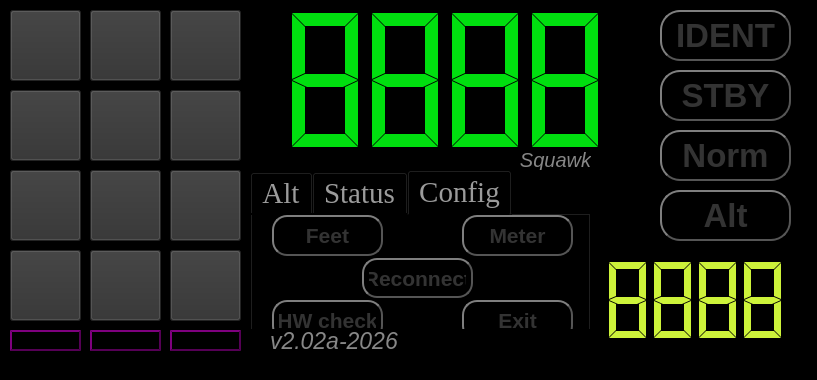
<?xml version="1.0" encoding="UTF-8"?>
<ui version="4.0">
 <class>MainWindow_port_new</class>
 <widget class="QMainWindow" name="MainWindow_port_new">
  <property name="geometry">
   <rect>
    <x>0</x>
    <y>0</y>
    <width>817</width>
    <height>380</height>
   </rect>
  </property>
  <property name="sizePolicy">
   <sizepolicy hsizetype="Fixed" vsizetype="Fixed">
    <horstretch>0</horstretch>
    <verstretch>0</verstretch>
   </sizepolicy>
  </property>
  <property name="minimumSize">
   <size>
    <width>805</width>
    <height>380</height>
   </size>
  </property>
  <property name="maximumSize">
   <size>
    <width>870</width>
    <height>380</height>
   </size>
  </property>
  <property name="windowTitle">
   <string>MainWindow</string>
  </property>
  <property name="styleSheet">
   <string notr="true">background-color: rgb(0,0,0);</string>
  </property>
  <property name="unifiedTitleAndToolBarOnMac">
   <bool>false</bool>
  </property>
  <widget class="QWidget" name="centralwidget">
   <widget class="QStackedWidget" name="stackedWidget">
    <property name="geometry">
     <rect>
      <x>0</x>
      <y>0</y>
      <width>821</width>
      <height>381</height>
     </rect>
    </property>
    <property name="styleSheet">
     <string notr="true"/>
    </property>
    <property name="currentIndex">
     <number>0</number>
    </property>
    <widget class="QWidget" name="page_2">
     <widget class="QPushButton" name="pushButton">
      <property name="geometry">
       <rect>
        <x>10</x>
        <y>10</y>
        <width>71</width>
        <height>71</height>
       </rect>
      </property>
      <property name="styleSheet">
       <string notr="true">
QPushButton {
    image: url(:/images/one.png); 
    background-image: url(:/images/one.png);  
    background-color: rgb(49, 49, 49);
}
QPushButton:pressed {
    image: url(:/images/one.png);
    background-image: url(:/images/one.png);
    background-color: rgb(224, 0, 0);
}</string>
      </property>
      <property name="text">
       <string/>
      </property>
     </widget>
     <widget class="QPushButton" name="pushButton_2">
      <property name="geometry">
       <rect>
        <x>90</x>
        <y>10</y>
        <width>71</width>
        <height>71</height>
       </rect>
      </property>
      <property name="styleSheet">
       <string notr="true">
QPushButton {
    image: url(:/images/two.png); 
    background-image: url(:/images/two.png);  
    background-color: rgb(49, 49, 49);
}
QPushButton:pressed {
    image: url(:/images/two.png);
    background-image: url(:/images/two.png);
    background-color: rgb(224, 0, 0);
}</string>
      </property>
      <property name="text">
       <string/>
      </property>
     </widget>
     <widget class="QPushButton" name="pushButton_3">
      <property name="geometry">
       <rect>
        <x>170</x>
        <y>10</y>
        <width>71</width>
        <height>71</height>
       </rect>
      </property>
      <property name="styleSheet">
       <string notr="true">
QPushButton {
    image: url(:/images/tree.png); 
    background-image: url(:/images/tree.png);  
    background-color: rgb(49, 49, 49);
}
QPushButton:pressed {
    image: url(:/images/tree.png);
    background-image: url(:/images/tree.png);
    background-color: rgb(224, 0, 0);
}</string>
      </property>
      <property name="text">
       <string/>
      </property>
     </widget>
     <widget class="QPushButton" name="pushButton_4">
      <property name="geometry">
       <rect>
        <x>10</x>
        <y>90</y>
        <width>71</width>
        <height>71</height>
       </rect>
      </property>
      <property name="styleSheet">
       <string notr="true">
QPushButton {
    image: url(:/images/fore.png); 
    background-image: url(:/images/fore.png);  
    background-color: rgb(49, 49, 49);
}
QPushButton:pressed {
    image: url(:/images/fore.png);
    background-image: url(:/images/fore.png);
    background-color: rgb(224, 0, 0);
}</string>
      </property>
      <property name="text">
       <string/>
      </property>
     </widget>
     <widget class="QPushButton" name="pushButton_5">
      <property name="geometry">
       <rect>
        <x>90</x>
        <y>90</y>
        <width>71</width>
        <height>71</height>
       </rect>
      </property>
      <property name="styleSheet">
       <string notr="true">
QPushButton {
    image: url(:/images/five.png); 
    background-image: url(:/images/five.png);  
    background-color: rgb(49, 49, 49);
}
QPushButton:pressed {
    image: url(:/images/five.png);
    background-image: url(:/images/five.png);
    background-color: rgb(224, 0, 0);
}</string>
      </property>
      <property name="text">
       <string/>
      </property>
     </widget>
     <widget class="QPushButton" name="pushButton_6">
      <property name="geometry">
       <rect>
        <x>170</x>
        <y>90</y>
        <width>71</width>
        <height>71</height>
       </rect>
      </property>
      <property name="styleSheet">
       <string notr="true">
QPushButton {
    image: url(:/images/six.png); 
    background-image: url(:/images/six.png);  
    background-color: rgb(49, 49, 49);
}
QPushButton:pressed {
    image: url(:/images/six.png);
    background-image: url(:/images/six.png);
    background-color: rgb(224, 0, 0);
}</string>
      </property>
      <property name="text">
       <string/>
      </property>
     </widget>
     <widget class="QPushButton" name="pushButton_7">
      <property name="geometry">
       <rect>
        <x>10</x>
        <y>170</y>
        <width>71</width>
        <height>71</height>
       </rect>
      </property>
      <property name="styleSheet">
       <string notr="true">
QPushButton {
    image: url(:/images/seven.png); 
    background-image: url(:/images/seven.png);  
    background-color: rgb(49, 49, 49);
}
QPushButton:pressed {
    image: url(:/images/seven.png);
    background-image: url(:/images/seven.png);
    background-color: rgb(224, 0, 0);
}</string>
      </property>
      <property name="text">
       <string/>
      </property>
     </widget>
     <widget class="QPushButton" name="pushButton_8">
      <property name="geometry">
       <rect>
        <x>90</x>
        <y>170</y>
        <width>71</width>
        <height>71</height>
       </rect>
      </property>
      <property name="styleSheet">
       <string notr="true">
QPushButton {
    image: url(:/images/eight.png); 
    background-image: url(:/images/eight.png);  
    background-color: rgb(49, 49, 49);
}
QPushButton:pressed {
    image: url(:/images/eight.png);
    background-image: url(:/images/eight.png);
    background-color: rgb(224, 0, 0);
}</string>
      </property>
      <property name="text">
       <string/>
      </property>
     </widget>
     <widget class="QPushButton" name="pushButton_9">
      <property name="geometry">
       <rect>
        <x>170</x>
        <y>170</y>
        <width>71</width>
        <height>71</height>
       </rect>
      </property>
      <property name="styleSheet">
       <string notr="true">
QPushButton {
    image: url(:/images/nine.png); 
    background-image: url(:/images/nine.png);  
    background-color: rgb(49, 49, 49);
}
QPushButton:pressed {
    image: url(:/images/nine.png);
    background-image: url(:/images/nine.png);
    background-color: rgb(224, 0, 0);
}</string>
      </property>
      <property name="text">
       <string/>
      </property>
     </widget>
     <widget class="QPushButton" name="pushButton_16">
      <property name="geometry">
       <rect>
        <x>10</x>
        <y>250</y>
        <width>71</width>
        <height>71</height>
       </rect>
      </property>
      <property name="font">
       <font>
        <bold>true</bold>
       </font>
      </property>
      <property name="styleSheet">
       <string notr="true">QPushButton {
    image: url(:/images/enter.png); 
    background-image: url(:/images/enter.png);  
    background-color: rgb(49, 49, 49);
}
QPushButton:pressed {
    image: url(:/images/enter.png);
    background-image: url(:/images/enter.png);
    background-color: rgb(224, 0, 0);
}</string>
      </property>
      <property name="text">
       <string/>
      </property>
     </widget>
     <widget class="QPushButton" name="pushButton_17">
      <property name="geometry">
       <rect>
        <x>90</x>
        <y>250</y>
        <width>71</width>
        <height>71</height>
       </rect>
      </property>
      <property name="styleSheet">
       <string notr="true">QPushButton {
    image: url(:/images/zero.png); 
    background-image: url(:/images/zero.png);  
    background-color: rgb(49, 49, 49);
}
QPushButton:pressed {
    image: url(:/images/zero.png);
    background-image: url(:/images/zero.png);
    background-color: rgb(224, 0, 0);
}</string>
      </property>
      <property name="text">
       <string/>
      </property>
     </widget>
     <widget class="QPushButton" name="pushButton_18">
      <property name="geometry">
       <rect>
        <x>170</x>
        <y>250</y>
        <width>71</width>
        <height>71</height>
       </rect>
      </property>
      <property name="styleSheet">
       <string notr="true">QPushButton {
    image: url(:/images/del.png); 
    background-image: url(:/images/del.png);  
    background-color: rgb(49, 49, 49);
}
QPushButton:pressed {
    image: url(:/images/del.png);
    background-image: url(:/images/del.png);
    background-color: rgb(224, 0, 0);
}</string>
      </property>
      <property name="text">
       <string/>
      </property>
     </widget>
     <widget class="QPushButton" name="pushButton_14">
      <property name="geometry">
       <rect>
        <x>10</x>
        <y>330</y>
        <width>71</width>
        <height>21</height>
       </rect>
      </property>
      <property name="font">
       <font>
        <pointsize>10</pointsize>
        <bold>true</bold>
       </font>
      </property>
      <property name="styleSheet">
       <string notr="true">QPushButton {
background-color: rgb(0, 0, 0);
border: 2px solid #505;
border-radius: 15px;
border-style: outset;
background: qradialgradient(
cx: 0.5, cy: -0.4, fx: 0.3, fy: -0.4,
radius: 1.35, stop: 0 #fff, stop: 1 #900
);
padding: 5px;
}


</string>
      </property>
      <property name="text">
       <string>Com. OK</string>
      </property>
     </widget>
     <widget class="QPushButton" name="pushButton_11">
      <property name="geometry">
       <rect>
        <x>90</x>
        <y>330</y>
        <width>71</width>
        <height>21</height>
       </rect>
      </property>
      <property name="font">
       <font>
        <pointsize>10</pointsize>
        <bold>true</bold>
       </font>
      </property>
      <property name="styleSheet">
       <string notr="true">QPushButton {
background-color: rgb(0, 0, 0);
border: 2px solid #505;
border-radius: 15px;
border-style: outset;
background: qradialgradient(
cx: 0.5, cy: -0.4, fx: 0.3, fy: -0.4,
radius: 1.35, stop: 0 #fff, stop: 1 #900
);
padding: 5px;
}


</string>
      </property>
      <property name="text">
       <string>Alt. OK</string>
      </property>
      <property name="checkable">
       <bool>false</bool>
      </property>
     </widget>
     <widget class="QTabWidget" name="tabWidget">
      <property name="geometry">
       <rect>
        <x>250</x>
        <y>170</y>
        <width>341</width>
        <height>161</height>
       </rect>
      </property>
      <property name="font">
       <font>
        <family>Times New Roman</family>
        <pointsize>22</pointsize>
       </font>
      </property>
      <property name="styleSheet">
       <string notr="true">color: rgb(155, 155, 155);
selection-color: rgb(253, 255, 135);

</string>
      </property>
      <property name="currentIndex">
       <number>2</number>
      </property>
      <widget class="QWidget" name="tab">
       <attribute name="title">
        <string>Alt</string>
       </attribute>
       <widget class="QLabel" name="label_2">
        <property name="geometry">
         <rect>
          <x>250</x>
          <y>100</y>
          <width>61</width>
          <height>21</height>
         </rect>
        </property>
        <property name="font">
         <font>
          <pointsize>22</pointsize>
          <italic>true</italic>
         </font>
        </property>
        <property name="styleSheet">
         <string notr="true">color: rgb(135,135,135);</string>
        </property>
        <property name="text">
         <string>Alt. ft.</string>
        </property>
       </widget>
       <widget class="QLCDNumber" name="lcdNumber_3">
        <property name="geometry">
         <rect>
          <x>0</x>
          <y>0</y>
          <width>331</width>
          <height>111</height>
         </rect>
        </property>
        <property name="styleSheet">
         <string notr="true">color: rgb(13, 255, 252);</string>
        </property>
        <property name="smallDecimalPoint">
         <bool>false</bool>
        </property>
        <property name="digitCount">
         <number>5</number>
        </property>
        <property name="segmentStyle">
         <enum>QLCDNumber::SegmentStyle::Flat</enum>
        </property>
        <property name="intValue" stdset="0">
         <number>88888</number>
        </property>
       </widget>
       <zorder>lcdNumber_3</zorder>
       <zorder>label_2</zorder>
      </widget>
      <widget class="QWidget" name="tab_2">
       <attribute name="title">
        <string>Status</string>
       </attribute>
       <widget class="QPlainTextEdit" name="plainTextEdit">
        <property name="geometry">
         <rect>
          <x>0</x>
          <y>0</y>
          <width>321</width>
          <height>121</height>
         </rect>
        </property>
        <property name="font">
         <font>
          <pointsize>14</pointsize>
         </font>
        </property>
        <property name="styleSheet">
         <string notr="true">color: rgb(238, 250, 255);</string>
        </property>
        <property name="verticalScrollBarPolicy">
         <enum>Qt::ScrollBarPolicy::ScrollBarAlwaysOn</enum>
        </property>
        <property name="readOnly">
         <bool>true</bool>
        </property>
        <property name="plainText">
         <string/>
        </property>
       </widget>
      </widget>
      <widget class="QWidget" name="tab_3">
       <attribute name="title">
        <string>Config</string>
       </attribute>
       <widget class="QPushButton" name="pushButton_19">
        <property name="geometry">
         <rect>
          <x>210</x>
          <y>85</y>
          <width>111</width>
          <height>41</height>
         </rect>
        </property>
        <property name="font">
         <font>
          <pointsize>16</pointsize>
          <bold>true</bold>
         </font>
        </property>
        <property name="styleSheet">
         <string notr="true">QPushButton {
color: #333;
border: 2px solid #555;
border-radius: 15px;
border-style: outset;
background: qradialgradient(
cx: 0.3, cy: -0.4, fx: 0.3, fy: -0.4,
radius: 1.35, stop: 0 #fff, stop: 1 #888
);
padding: 5px;
}

QPushButton:pressed {
    background-color: rgb(224, 0, 0);
    border-style: inset;
}</string>
        </property>
        <property name="text">
         <string>Exit</string>
        </property>
       </widget>
       <widget class="QPushButton" name="pushButton_off">
        <property name="geometry">
         <rect>
          <x>20</x>
          <y>85</y>
          <width>111</width>
          <height>41</height>
         </rect>
        </property>
        <property name="font">
         <font>
          <pointsize>16</pointsize>
          <bold>true</bold>
         </font>
        </property>
        <property name="styleSheet">
         <string notr="true">QPushButton {
color: #333;
border: 2px solid #555;
border-radius: 15px;
border-style: outset;
background: qradialgradient(
cx: 0.3, cy: -0.4, fx: 0.3, fy: -0.4,
radius: 1.35, stop: 0 #fff, stop: 1 #888
);
padding: 5px;
}

QPushButton:pressed {
    background-color: rgb(224, 0, 0);
    border-style: inset;
}</string>
        </property>
        <property name="text">
         <string>HW check</string>
        </property>
       </widget>
       <widget class="QPushButton" name="pushButton_12">
        <property name="geometry">
         <rect>
          <x>210</x>
          <y>0</y>
          <width>111</width>
          <height>41</height>
         </rect>
        </property>
        <property name="font">
         <font>
          <pointsize>16</pointsize>
          <bold>true</bold>
         </font>
        </property>
        <property name="styleSheet">
         <string notr="true">QPushButton {
color: #333;
border: 2px solid #555;
border-radius: 15px;
border-style: outset;
background: qradialgradient(
cx: 0.3, cy: -0.4, fx: 0.3, fy: -0.4,
radius: 1.35, stop: 0 #fff, stop: 1 #888
);
padding: 5px;
}

QPushButton:pressed {
    background-color: rgb(224, 0, 0);
    border-style: inset;
}</string>
        </property>
        <property name="text">
         <string>Meter</string>
        </property>
       </widget>
       <widget class="QPushButton" name="pushButton_13">
        <property name="geometry">
         <rect>
          <x>20</x>
          <y>0</y>
          <width>111</width>
          <height>41</height>
         </rect>
        </property>
        <property name="font">
         <font>
          <pointsize>16</pointsize>
          <bold>true</bold>
         </font>
        </property>
        <property name="styleSheet">
         <string notr="true">QPushButton {
color: #333;
border: 2px solid #555;
border-radius: 15px;
border-style: outset;
background: qradialgradient(
cx: 0.3, cy: -0.4, fx: 0.3, fy: -0.4,
radius: 1.35, stop: 0 #fff, stop: 1 #888
);
padding: 5px;
}

QPushButton:pressed {
    background-color: rgb(224, 0, 0);
    border-style: inset;
}</string>
        </property>
        <property name="text">
         <string>Feet</string>
        </property>
       </widget>
       <widget class="QPushButton" name="reconnect_now">
        <property name="geometry">
         <rect>
          <x>110</x>
          <y>43</y>
          <width>111</width>
          <height>40</height>
         </rect>
        </property>
        <property name="font">
         <font>
          <pointsize>16</pointsize>
          <bold>true</bold>
         </font>
        </property>
        <property name="styleSheet">
         <string notr="true">QPushButton {
color: #333;
border: 2px solid #555;
border-radius: 15px;
border-style: outset;
background: qradialgradient(
cx: 0.3, cy: -0.4, fx: 0.3, fy: -0.4,
radius: 1.35, stop: 0 #fff, stop: 1 #888
);
padding: 5px;
}

QPushButton:pressed {
    background-color: rgb(224, 0, 0);
    border-style: inset;
}</string>
        </property>
        <property name="text">
         <string>Reconnect</string>
        </property>
       </widget>
      </widget>
     </widget>
     <widget class="QLCDNumber" name="lcdNumber">
      <property name="geometry">
       <rect>
        <x>250</x>
        <y>0</y>
        <width>391</width>
        <height>161</height>
       </rect>
      </property>
      <property name="font">
       <font>
        <bold>true</bold>
       </font>
      </property>
      <property name="styleSheet">
       <string notr="true">color: rgb(0, 223, 15);</string>
      </property>
      <property name="digitCount">
       <number>4</number>
      </property>
      <property name="segmentStyle">
       <enum>QLCDNumber::SegmentStyle::Flat</enum>
      </property>
      <property name="intValue" stdset="0">
       <number>8888</number>
      </property>
     </widget>
     <widget class="QPushButton" name="pushButton_Ident">
      <property name="geometry">
       <rect>
        <x>660</x>
        <y>10</y>
        <width>131</width>
        <height>51</height>
       </rect>
      </property>
      <property name="font">
       <font>
        <pointsize>25</pointsize>
        <bold>true</bold>
       </font>
      </property>
      <property name="styleSheet">
       <string notr="true">QPushButton {
color: #333;
border: 2px solid #555;
border-radius: 20px;
border-style: outset;
background: qradialgradient(
cx: 0.3, cy: -0.4, fx: 0.3, fy: -0.4,
radius: 1.35, stop: 0 #fff, stop: 1 #888
);
padding: 5px;
}

QPushButton:pressed {
    background-color: rgb(224, 0, 0);
    border-style: inset;
}
</string>
      </property>
      <property name="text">
       <string>IDENT</string>
      </property>
     </widget>
     <widget class="QPushButton" name="pushButton_stby">
      <property name="geometry">
       <rect>
        <x>660</x>
        <y>70</y>
        <width>131</width>
        <height>51</height>
       </rect>
      </property>
      <property name="font">
       <font>
        <pointsize>25</pointsize>
        <bold>true</bold>
       </font>
      </property>
      <property name="styleSheet">
       <string notr="true">QPushButton {
color: #333;
border: 2px solid #555;
border-radius: 20px;
border-style: outset;
background: qradialgradient(
cx: 0.3, cy: -0.4, fx: 0.3, fy: -0.4,
radius: 1.35, stop: 0 #fff, stop: 1 #888
);
padding: 5px;
}

QPushButton:pressed {
    background-color: rgb(224, 0, 0);
    border-style: inset;
}
</string>
      </property>
      <property name="text">
       <string>STBY</string>
      </property>
     </widget>
     <widget class="QPushButton" name="pushButton_norm">
      <property name="geometry">
       <rect>
        <x>660</x>
        <y>130</y>
        <width>131</width>
        <height>51</height>
       </rect>
      </property>
      <property name="font">
       <font>
        <pointsize>25</pointsize>
        <bold>true</bold>
       </font>
      </property>
      <property name="styleSheet">
       <string notr="true">QPushButton {
color: #333;
border: 2px solid #555;
border-radius: 20px;
border-style: outset;
background: qradialgradient(
cx: 0.3, cy: -0.4, fx: 0.3, fy: -0.4,
radius: 1.35, stop: 0 #fff, stop: 1 #888
);
padding: 5px;
}

QPushButton:pressed {
    background-color: rgb(224, 0, 0);
    border-style: inset;
}</string>
      </property>
      <property name="text">
       <string>Norm</string>
      </property>
     </widget>
     <widget class="QPushButton" name="pushButton_alt">
      <property name="geometry">
       <rect>
        <x>660</x>
        <y>190</y>
        <width>131</width>
        <height>51</height>
       </rect>
      </property>
      <property name="font">
       <font>
        <pointsize>25</pointsize>
        <bold>true</bold>
       </font>
      </property>
      <property name="styleSheet">
       <string notr="true">QPushButton {
color: #333;
border: 2px solid #555;
border-radius: 20px;
border-style: outset;
background: qradialgradient(
cx: 0.3, cy: -0.4, fx: 0.3, fy: -0.4,
radius: 1.35, stop: 0 #fff, stop: 1 #888
);
padding: 5px;
}

QPushButton:pressed {
    background-color: rgb(224, 0, 0);
    border-style: inset;
}</string>
      </property>
      <property name="text">
       <string>Alt</string>
      </property>
     </widget>
     <widget class="QLCDNumber" name="lcdNumber_2">
      <property name="geometry">
       <rect>
        <x>600</x>
        <y>250</y>
        <width>191</width>
        <height>101</height>
       </rect>
      </property>
      <property name="font">
       <font>
        <italic>true</italic>
       </font>
      </property>
      <property name="styleSheet">
       <string notr="true">color: rgb(205, 243, 58);</string>
      </property>
      <property name="digitCount">
       <number>4</number>
      </property>
      <property name="segmentStyle">
       <enum>QLCDNumber::SegmentStyle::Flat</enum>
      </property>
      <property name="intValue" stdset="0">
       <number>8888</number>
      </property>
     </widget>
     <widget class="QPushButton" name="pushButton_10">
      <property name="geometry">
       <rect>
        <x>170</x>
        <y>330</y>
        <width>71</width>
        <height>21</height>
       </rect>
      </property>
      <property name="font">
       <font>
        <pointsize>11</pointsize>
        <bold>true</bold>
       </font>
      </property>
      <property name="styleSheet">
       <string notr="true">QPushButton {
background-color: rgb(0, 0, 0);
border: 2px solid #505;
border-radius: 15px;
border-style: outset;
background: qradialgradient(
cx: 0.5, cy: -0.4, fx: 0.3, fy: -0.4,
radius: 1.35, stop: 0 #fff, stop: 1 #900
);
padding: 5px;
}


</string>
      </property>
      <property name="text">
       <string>Ping OK</string>
      </property>
      <property name="checkable">
       <bool>false</bool>
      </property>
     </widget>
     <widget class="QLabel" name="label_17">
      <property name="geometry">
       <rect>
        <x>520</x>
        <y>150</y>
        <width>71</width>
        <height>20</height>
       </rect>
      </property>
      <property name="font">
       <font>
        <pointsize>15</pointsize>
        <italic>true</italic>
       </font>
      </property>
      <property name="styleSheet">
       <string notr="true">color: rgb(135,135,135);</string>
      </property>
      <property name="text">
       <string>Squawk</string>
      </property>
      <property name="alignment">
       <set>Qt::AlignmentFlag::AlignCenter</set>
      </property>
     </widget>
     <widget class="QLabel" name="label_3">
      <property name="geometry">
       <rect>
        <x>270</x>
        <y>330</y>
        <width>151</width>
        <height>21</height>
       </rect>
      </property>
      <property name="font">
       <font>
        <pointsize>17</pointsize>
        <italic>true</italic>
       </font>
      </property>
      <property name="styleSheet">
       <string notr="true">color: rgb(135,135,135);</string>
      </property>
      <property name="text">
       <string>v2.02a-2026</string>
      </property>
     </widget>
     <zorder>pushButton</zorder>
     <zorder>pushButton_2</zorder>
     <zorder>pushButton_3</zorder>
     <zorder>pushButton_4</zorder>
     <zorder>pushButton_5</zorder>
     <zorder>pushButton_6</zorder>
     <zorder>pushButton_7</zorder>
     <zorder>pushButton_8</zorder>
     <zorder>pushButton_9</zorder>
     <zorder>pushButton_16</zorder>
     <zorder>pushButton_17</zorder>
     <zorder>pushButton_18</zorder>
     <zorder>pushButton_14</zorder>
     <zorder>pushButton_11</zorder>
     <zorder>lcdNumber</zorder>
     <zorder>pushButton_Ident</zorder>
     <zorder>pushButton_stby</zorder>
     <zorder>pushButton_alt</zorder>
     <zorder>lcdNumber_2</zorder>
     <zorder>pushButton_10</zorder>
     <zorder>tabWidget</zorder>
     <zorder>pushButton_norm</zorder>
     <zorder>label_17</zorder>
     <zorder>label_3</zorder>
    </widget>
   </widget>
  </widget>
  <widget class="QStatusBar" name="statusbar">
   <property name="sizeGripEnabled">
    <bool>true</bool>
   </property>
  </widget>
 </widget>
 <resources/>
 <connections/>
</ui>
